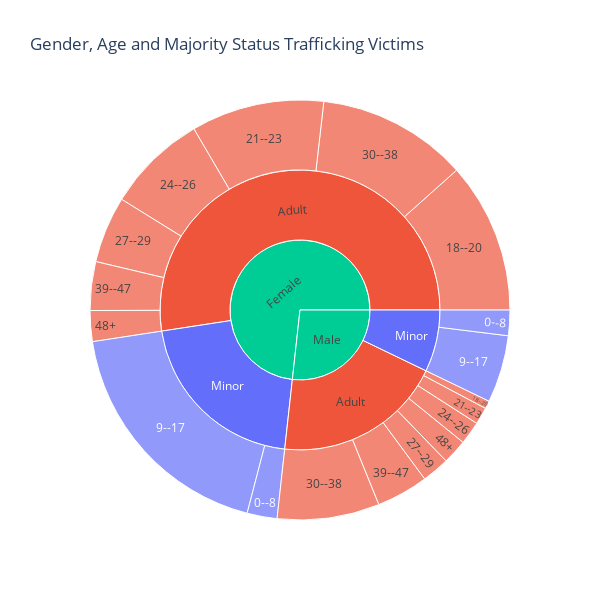

Here is the notebook cell this chart was saved with:
### Code cell
fig = px.sunburst(data[data['majorityStatus'].notna()], path=['gender', 'majorityStatus', 'ageBroad'], color='majorityStatus',
                  title='Gender, Age and Majority Status Trafficking Victims')
fig.update_layout(width=600, height=600)
fig.show()

### Figure 1 — Plotly figure (JSON) as saved in the notebook; plotly's stock layout.template omitted (floating-point values rounded to 4 significant figures)
{"data": [{"branchvalues": "total", "customdata": [["Minor"], ["Minor"], ["Minor"], ["Adult"], ["Adult"], ["Minor"], ["Minor"], ["Adult"], ["Adult"], ["Adult"], ["Adult"], ["Adult"], ["Adult"], ["Adult"], ["Adult"], ["Adult"], ["Adult"], ["Adult"], ["Adult"], ["Adult"], ["Adult"], ["Minor"], ["(?)"], ["(?)"]], "domain": {"x": [0, 1], "y": [0, 1]}, "hovertemplate": "labels=%{label}<br>count=%{value}<br>parent=%{parent}<br>id=%{id}<br>majorityStatus=%{customdata[0]}<extra></extra>", "ids": ["Female/Minor/0--8", "Male/Minor", "Female/Minor", "Male/Adult", "Female/Adult", "Male/Minor/9--17", "Female/Minor/9--17", "Male/Adult/48+", "Female/Adult/48+", "Male/Adult/39--47", "Female/Adult/39--47", "Male/Adult/30--38", "Female/Adult/30--38", "Male/Adult/27--29", "Female/Adult/27--29", "Male/Adult/24--26", "Female/Adult/24--26", "Male/Adult/21--23", "Female/Adult/21--23", "Male/Adult/18--20", "Female/Adult/18--20", "Male/Minor/0--8", "Female", "Male"], "labels": ["0--8", "Minor", "Minor", "Adult", "Adult", "9--17", "9--17", "48+", "48+", "39--47", "39--47", "30--38", "30--38", "27--29", "27--29", "24--26", "24--26", "21--23", "21--23", "18--20", "18--20", "0--8", "Female", "Male"], "marker": {"colors": ["#636efa", "#636efa", "#636efa", "#EF553B", "#EF553B", "#636efa", "#636efa", "#EF553B", "#EF553B", "#EF553B", "#EF553B", "#EF553B", "#EF553B", "#EF553B", "#EF553B", "#EF553B", "#EF553B", "#EF553B", "#EF553B", "#EF553B", "#EF553B", "#636efa", "#00cc96", "#00cc96"]}, "name": "", "parents": ["Female/Minor", "Male", "Female", "Male", "Female", "Male/Minor", "Female/Minor", "Male/Adult", "Female/Adult", "Male/Adult", "Female/Adult", "Male/Adult", "Female/Adult", "Male/Adult", "Female/Adult", "Male/Adult", "Female/Adult", "Male/Adult", "Female/Adult", "Male/Adult", "Female/Adult", "Male/Minor", "", ""], "type": "sunburst", "values": [841, 2606, 7595, 7139, 19099, 1891, 6754, 695, 865, 1455, 1366, 2869, 4222, 772, 1869, 648, 2816, 479, 3734, 221, 4227, 715, 26694, 9745]}], "layout": {"height": 600, "legend": {"tracegroupgap": 0}, "title": {"text": "Gender, Age and Majority Status Trafficking Victims"}, "width": 600}}
